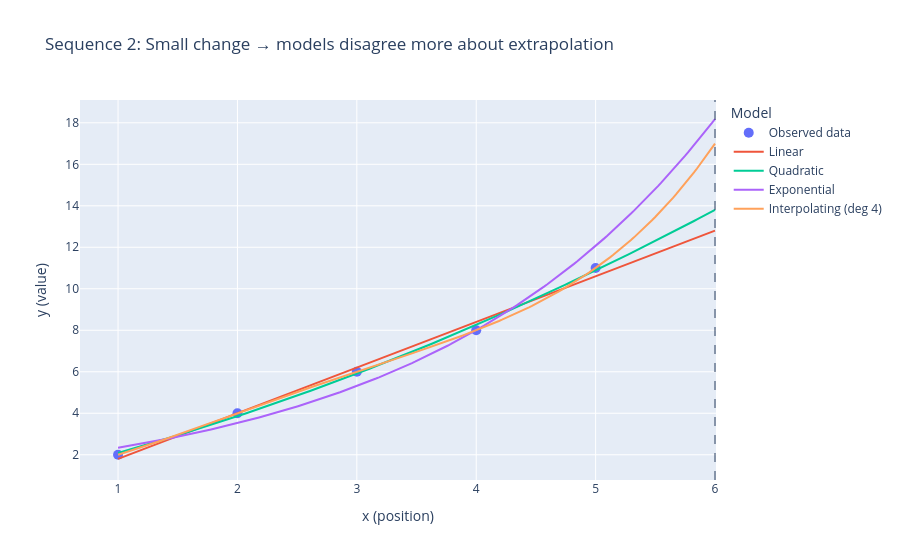

Notebook source saved alongside this figure:
### Code cell
plot_sequence_with_models(seq2, models_seq2, "Sequence 2: Small change → models disagree more about extrapolation")

### Figure 1 — Plotly figure (JSON) as saved in the notebook; plotly's stock layout.template omitted (floating-point values rounded to 4 significant figures; data arrays with more than 128 entries replaced by an {"elided": "..."} marker saying what was removed)
{"data": [{"marker": {"size": 10}, "mode": "markers", "name": "Observed data", "type": "scatter", "x": [1, 2, 3, 4, 5], "y": [2, 4, 6, 8, 11]}, {"mode": "lines", "name": "Linear", "type": "scatter", "x": {"elided": "200 float values"}, "y": {"elided": "200 float values"}}, {"mode": "lines", "name": "Quadratic", "type": "scatter", "x": {"elided": "200 float values"}, "y": {"elided": "200 float values"}}, {"mode": "lines", "name": "Exponential", "type": "scatter", "x": {"elided": "200 float values"}, "y": {"elided": "200 float values"}}, {"mode": "lines", "name": "Interpolating (deg 4)", "type": "scatter", "x": {"elided": "200 float values"}, "y": {"elided": "200 float values"}}], "layout": {"legend": {"title": {"text": "Model"}}, "shapes": [{"line": {"dash": "dash"}, "opacity": 0.5, "type": "line", "x0": 6, "x1": 6, "xref": "x", "y0": 0, "y1": 1, "yref": "y domain"}], "title": {"text": "Sequence 2: Small change → models disagree more about extrapolation"}, "xaxis": {"title": {"text": "x (position)"}}, "yaxis": {"title": {"text": "y (value)"}}}}
